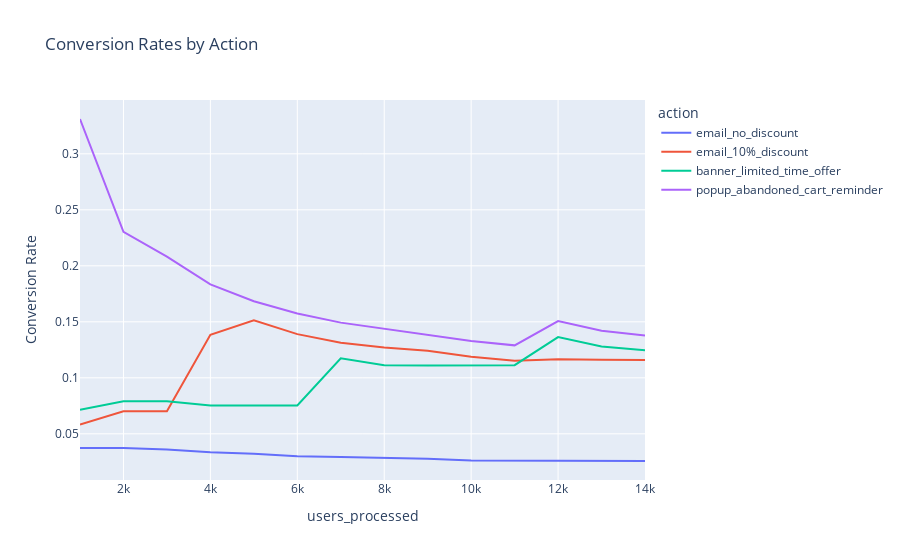

Notebook code cell kept with this figure:
### Code cell
# Plot conversion rates by action
fig2 = px.line(
    history_df_gbm,
    x='users_processed',
    y='conversion_rate',
    color='action',
    title='Conversion Rates by Action',
    labels={'conversion_rate': 'Conversion Rate'}
)

fig2.show()

### Figure 1 — Plotly figure (JSON) as saved in the notebook; plotly's stock layout.template omitted (floating-point values rounded to 4 significant figures)
{"data": [{"hovertemplate": "action=email_no_discount<br>users_processed=%{x}<br>Conversion Rate=%{y}<extra></extra>", "legendgroup": "email_no_discount", "line": {"color": "#636efa", "dash": "solid"}, "marker": {"symbol": "circle"}, "mode": "lines", "name": "email_no_discount", "orientation": "v", "showlegend": true, "type": "scatter", "x": [1000, 2000, 3000, 4000, 5000, 6000, 7000, 8000, 9000, 10000, 11000, 12000, 13000, 14000], "xaxis": "x", "y": [0.0373, 0.0373, 0.0359, 0.03344, 0.03226, 0.02987, 0.02917, 0.02838, 0.02778, 0.02618, 0.02599, 0.02577, 0.02577, 0.0257], "yaxis": "y"}, {"hovertemplate": "action=email_10%_discount<br>users_processed=%{x}<br>Conversion Rate=%{y}<extra></extra>", "legendgroup": "email_10%_discount", "line": {"color": "#EF553B", "dash": "solid"}, "marker": {"symbol": "circle"}, "mode": "lines", "name": "email_10%_discount", "orientation": "v", "showlegend": true, "type": "scatter", "x": [1000, 2000, 3000, 4000, 5000, 6000, 7000, 8000, 9000, 10000, 11000, 12000, 13000, 14000], "xaxis": "x", "y": [0.05831, 0.07008, 0.0702, 0.1384, 0.1514, 0.139, 0.1313, 0.127, 0.1242, 0.1188, 0.1151, 0.1165, 0.1161, 0.116], "yaxis": "y"}, {"hovertemplate": "action=banner_limited_time_offer<br>users_processed=%{x}<br>Conversion Rate=%{y}<extra></extra>", "legendgroup": "banner_limited_time_offer", "line": {"color": "#00cc96", "dash": "solid"}, "marker": {"symbol": "circle"}, "mode": "lines", "name": "banner_limited_time_offer", "orientation": "v", "showlegend": true, "type": "scatter", "x": [1000, 2000, 3000, 4000, 5000, 6000, 7000, 8000, 9000, 10000, 11000, 12000, 13000, 14000], "xaxis": "x", "y": [0.0715, 0.07907, 0.07907, 0.07531, 0.07531, 0.07531, 0.1174, 0.1111, 0.1111, 0.1115, 0.1113, 0.1363, 0.1279, 0.1246], "yaxis": "y"}, {"hovertemplate": "action=popup_abandoned_cart_reminder<br>users_processed=%{x}<br>Conversion Rate=%{y}<extra></extra>", "legendgroup": "popup_abandoned_cart_reminder", "line": {"color": "#ab63fa", "dash": "solid"}, "marker": {"symbol": "circle"}, "mode": "lines", "name": "popup_abandoned_cart_reminder", "orientation": "v", "showlegend": true, "type": "scatter", "x": [1000, 2000, 3000, 4000, 5000, 6000, 7000, 8000, 9000, 10000, 11000, 12000, 13000, 14000], "xaxis": "x", "y": [0.3311, 0.2304, 0.2081, 0.1834, 0.1684, 0.1575, 0.1493, 0.1439, 0.1381, 0.1329, 0.129, 0.1506, 0.1419, 0.1378], "yaxis": "y"}], "layout": {"legend": {"title": {"text": "action"}, "tracegroupgap": 0}, "title": {"text": "Conversion Rates by Action"}, "xaxis": {"anchor": "y", "domain": [0, 1], "title": {"text": "users_processed"}}, "yaxis": {"anchor": "x", "domain": [0, 1], "title": {"text": "Conversion Rate"}}}}
